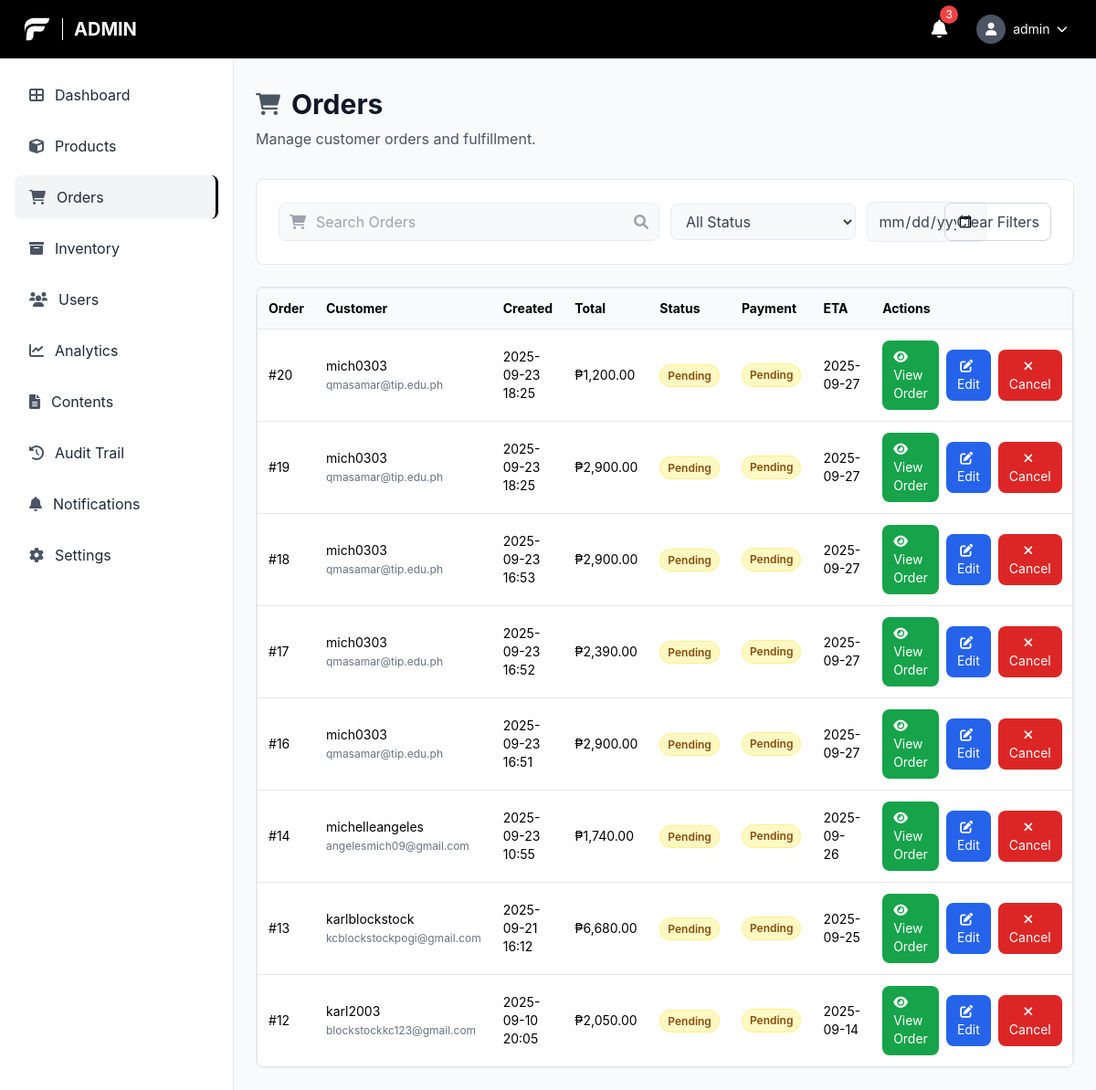
/admin/orders.php (signed in), run on an earlier commit of the app's database.
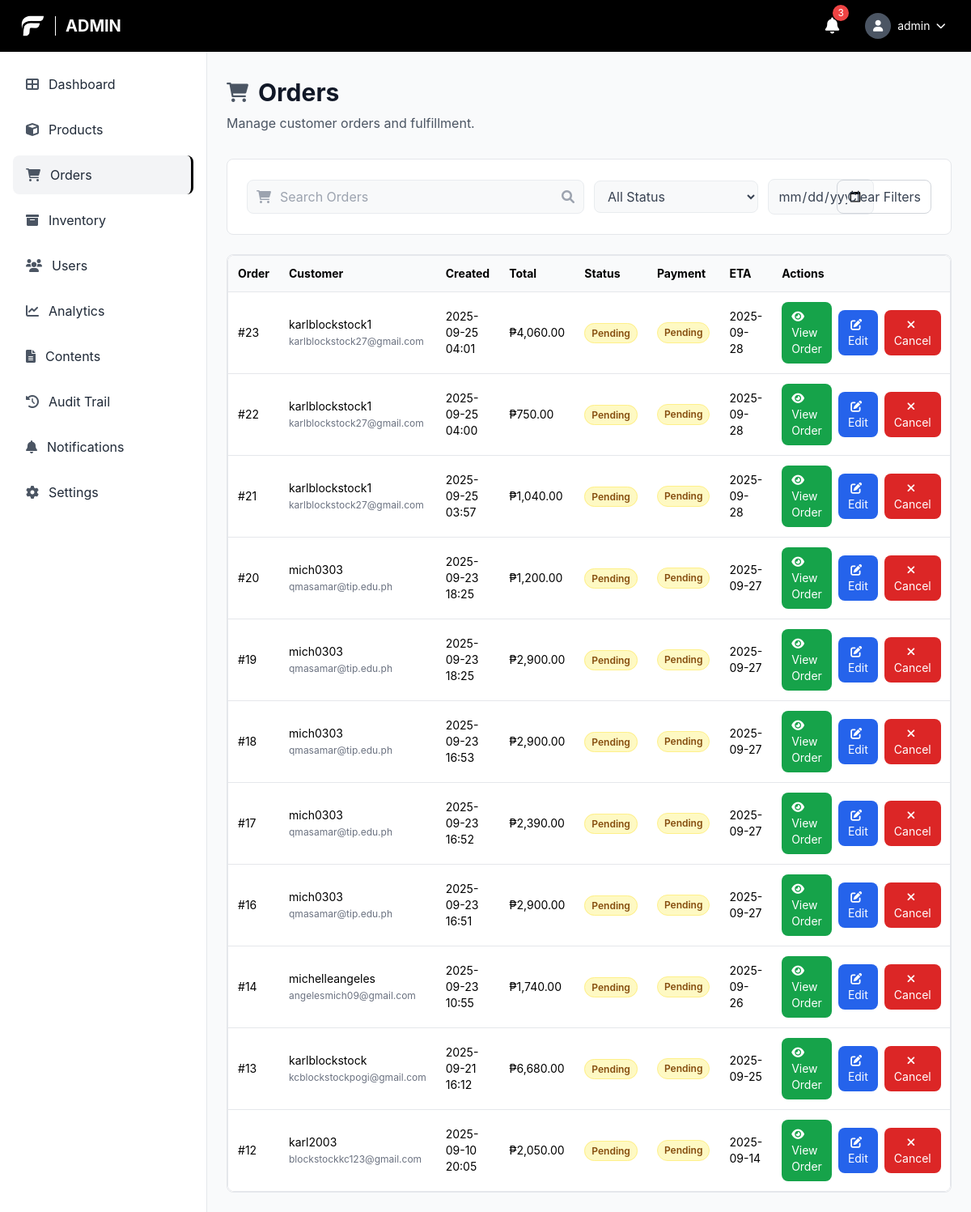
And on a later commit of the database.
### tables this page shows
CREATE TABLE `orders` (
  `order_id` bigint(20) UNSIGNED NOT NULL,
  `custom_order_id` varchar(20) DEFAULT NULL,
  `user_id` bigint(20) UNSIGNED NOT NULL,
  `status` enum('pending','processing','shipped','delivered','cancelled','returned','refunded') NOT NULL DEFAULT 'pending',
  `payment_method` varchar(50) DEFAULT NULL,
  `payment_status` enum('pending','paid','refunded','failed') NOT NULL DEFAULT 'pending',
  `payment_reference` varchar(255) DEFAULT NULL,
  `shipping_address` text DEFAULT NULL,
  `total_amount` decimal(10,2) NOT NULL DEFAULT 0.00,
  `estimated_delivery_date` date DEFAULT NULL,
  `return_reason` text DEFAULT NULL,
  `refund_amount` decimal(10,2) DEFAULT NULL,
  `stock_deducted` tinyint(1) NOT NULL DEFAULT 0,
  `created_at` timestamp NOT NULL DEFAULT current_timestamp(),
  `updated_at` timestamp NOT NULL DEFAULT current_timestamp() ON UPDATE current_timestamp()
);

CREATE TABLE `users` (
  `user_id` bigint(20) UNSIGNED NOT NULL,
  `username` varchar(100) NOT NULL,
  `email` varchar(150) NOT NULL,
  `phone` varchar(20) DEFAULT NULL,
  `date_of_birth` date DEFAULT NULL,
  `password_hash` varchar(255) DEFAULT NULL,
  `google_id` varchar(255) DEFAULT NULL,
  `role` enum('admin','manager','staff','customer') NOT NULL DEFAULT 'customer',
  `status` enum('active','inactive','suspended') NOT NULL DEFAULT 'active',
  `created_at` timestamp NOT NULL DEFAULT current_timestamp(),
  `updated_at` timestamp NOT NULL DEFAULT current_timestamp() ON UPDATE current_timestamp(),
  `last_login` timestamp NULL DEFAULT NULL,
  `first_name` varchar(100) DEFAULT NULL,
  `last_name` varchar(100) DEFAULT NULL,
  `profile_picture` varchar(255) DEFAULT NULL
);

### admin/orders.php (the view, shortened to what the changed rows need)
<?php
$pdo = getDBConnection();
$where = [];
$params = [];
$whereSql = $where ? ('WHERE ' . implode(' AND ', $where)) : '';
$sql = "SELECT o.*, u.username, u.email FROM orders o JOIN users u ON u.user_id = o.user_id $whereSql ORDER BY o.created_at DESC LIMIT 500";
$stm = $pdo->prepare($sql);
$stm->execute($params);
$orders = $stm->fetchAll();
?>
<!DOCTYPE html>
<html lang="en">
<head>
	<script src="https://cdn.tailwindcss.com"></script>
	<link href="https://cdnjs.cloudflare.com/ajax/libs/font-awesome/6.0.0/css/all.min.css" rel="stylesheet">
	<link rel="stylesheet" href="../css/style.css">
</head>
<body class="font-body bg-gray-50">
	<header class="bg-black text-white fixed top-0 left-0 right-0 z-50 h-16 flex items-center justify-between px-6">
		<div class="flex items-center space-x-3">
			<h1 class="text-xl font-bold uppercase">Admin</h1>
		</div>
	</header>
	<main class="ml-64 pt-24 pb-6 px-6">
		<div class="mb-8">
			<div class="flex items-center space-x-3 mb-2">
				<h1 class="text-3xl font-bold text-gray-900">Orders</h1>
			</div>
		</div>
		<div class="bg-white border border-gray-200 rounded-lg overflow-x-auto">
		<div class="bg-white border border-gray-200 rounded-lg overflow-x-auto">
			<table class="min-w-full text-sm">
				<thead class="bg-gray-50">
					<tr>
						<th class="text-left p-3">Order</th>
						<th class="text-left p-3">Customer</th>
						<th class="text-left p-3">Created</th>
						<th class="text-left p-3">Total</th>
						<th class="text-left p-3">Status</th>
						<th class="text-left p-3">Payment</th>
						<th class="text-left p-3">ETA</th>
						<th class="text-left p-3">Actions</th>
					</tr>
				</thead>
				<tbody>
					<?php if (!$orders): ?>
						<tr><td colspan="8" class="p-6 text-center text-gray-500">No orders found.</td></tr>
					<?php else: foreach ($orders as $o): ?>
					<tr class="border-t">
						<td class="p-3">#<?php echo (int)$o['order_id']; ?></td>
						<td class="p-3"><?php echo htmlspecialchars($o['username']); ?> <span class="text-gray-500 text-xs"><?php echo htmlspecialchars($o['email']); ?></span></td>
						<td class="p-3"><?php echo htmlspecialchars(date('Y-m-d H:i', strtotime($o['created_at']))); ?></td>
						<td class="p-3">₱<?php echo number_format((float)$o['total_amount'], 2); ?></td>
						<td class="p-3">
							<span class="px-2 py-1 rounded-full text-xs font-semibold <?php
								$statusClass = '';
								switch($o['status']) {
									default:
										$statusClass = 'bg-yellow-100 text-yellow-800 border border-yellow-200';
										break;
								}
								echo $statusClass;
							?>">
								<?php echo ucfirst($o['status']); ?>
							</span>
						</td>
						<td class="p-3">
							<div class="flex flex-col space-y-1">
								<span class="px-2 py-1 rounded-full text-xs font-semibold <?php
									$paymentStatusClass = '';
									switch($o['payment_status']) {
										case 'pending':
											$paymentStatusClass = 'bg-yellow-100 text-yellow-800 border border-yellow-200';
											break;
									}
									echo $paymentStatusClass;
								?>">
									<?php echo ucfirst($o['payment_status']); ?>
								</span>
							</div>
						</td>
						<td class="p-3"><?php echo $o['estimated_delivery_date'] ? htmlspecialchars($o['estimated_delivery_date']) : '-'; ?></td>
						<td class="p-3">
							<div class="flex items-center space-x-2">
								<a href="view_order.php?id=<?php echo (int)$o['order_id']; ?>" class="bg-green-600 hover:bg-green-700 text-white px-3 py-2 rounded-lg text-sm transition-colors">
									<i class="fas fa-eye mr-1"></i>
									View Order
								</a>
								<button onclick="openOrderModal(<?php echo htmlspecialchars(json_encode($o)); ?>)" class="bg-blue-600 hover:bg-blue-700 text-white px-3 py-2 rounded-lg text-sm transition-colors">
									<i class="fas fa-edit mr-1"></i>
									Edit
								</button>
								<?php if (!in_array($o['status'], ['processing','shipped','delivered','cancelled'], true)): ?>
								<form method="post" class="inline" onsubmit="return confirm('Cancel this order?');">
									<button type="submit" class="bg-red-600 hover:bg-red-700 text-white px-3 py-2 rounded-lg text-sm transition-colors">
										<i class="fas fa-times mr-1"></i>
										Cancel
									</button>
								</form>
								<?php endif; ?>
							</div>
						</td>
					</tr>
					<?php endforeach; endif; ?>
				</tbody>
			</table>
		</div>
	</main>
</body>
</html>

What changed in the data, as far as the page shows it:
added orders: order_id "23", user.username "karlblockstock1", user.email "karlblockstock27@gmail.com", created_at "2025-09-25 04:01", total_amount "4,060.00", status "Pending", payment_status "Pending", estimated_delivery_date "2025-09-28"
added orders: order_id "22", user.username "karlblockstock1", user.email "karlblockstock27@gmail.com", created_at "2025-09-25 04:00", total_amount "750.00", status "Pending", payment_status "Pending", estimated_delivery_date "2025-09-28"
added orders: order_id "21", user.username "karlblockstock1", user.email "karlblockstock27@gmail.com", created_at "2025-09-25 03:57", total_amount "1,040.00", status "Pending", payment_status "Pending", estimated_delivery_date "2025-09-28"
